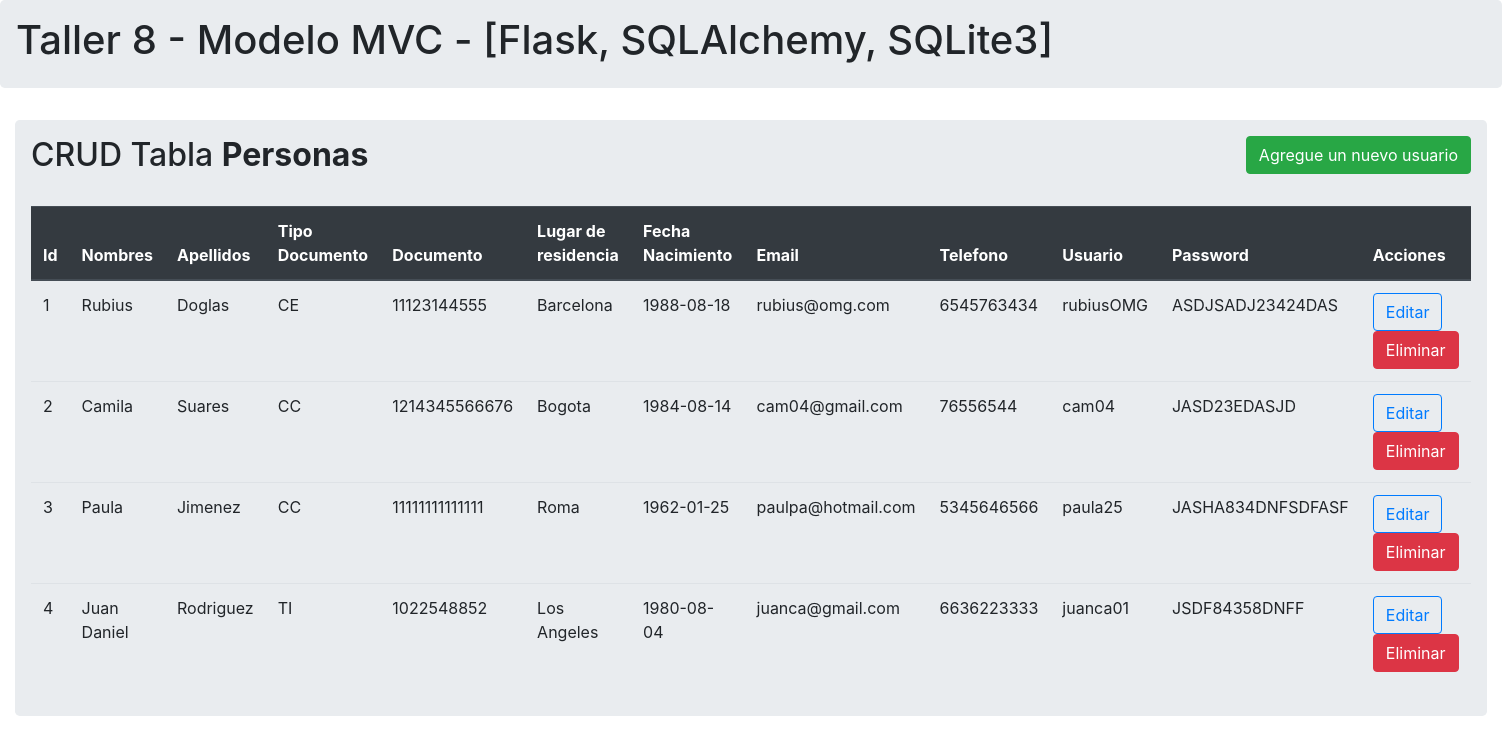
Before: / with the older database file.
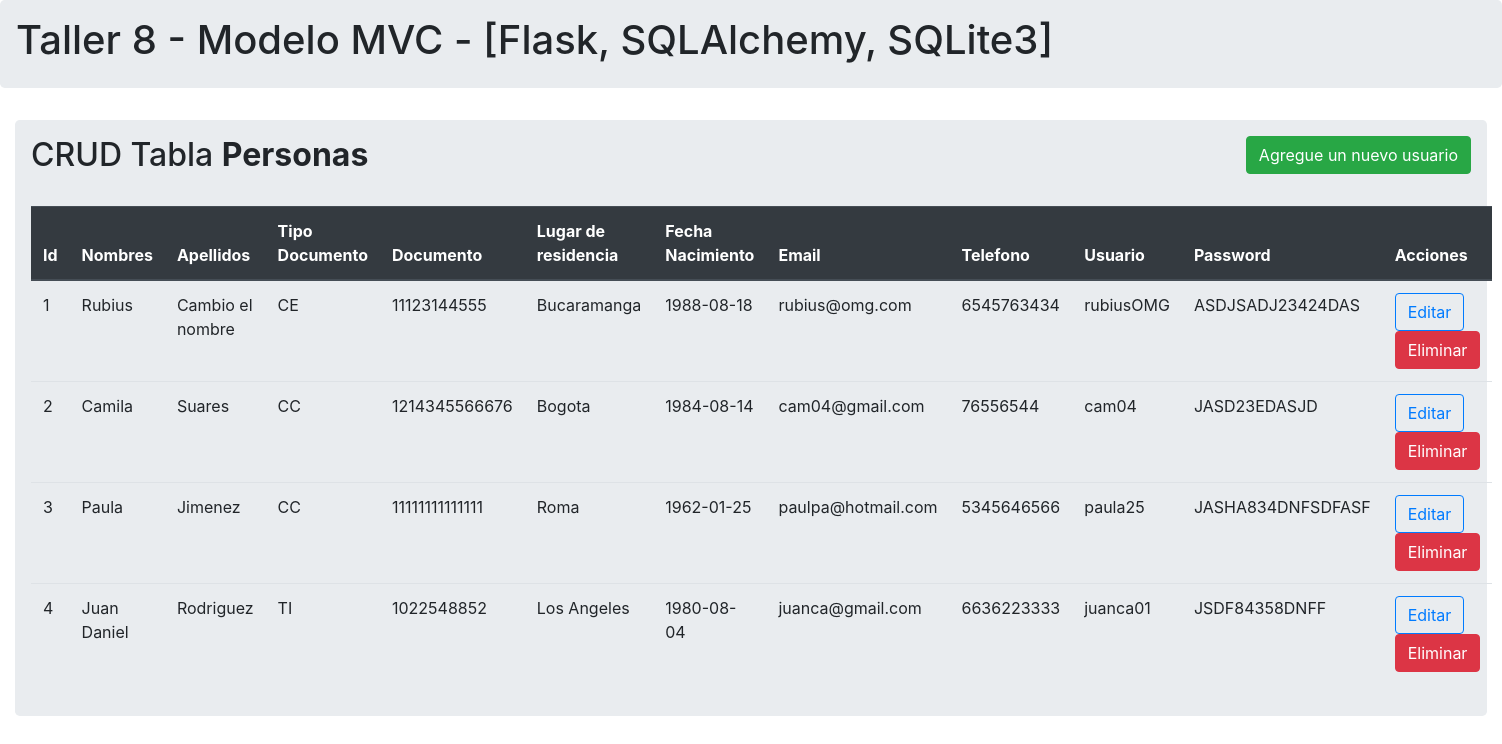
After: the same page with the newer database file.
### modelos.py (models this page shows, shortened)
class Persona(db.Model):
    id = db.Column(db.Integer, primary_key = True)
    nombres = db.Column(db.String(100))
    apellidos = db.Column(db.String(100))
    id_tipodocumento = db.Column(db.Integer , db.ForeignKey('tipodocumento.id'), nullable=False)
    documento = db.Column(db.String(20))
    lugar_residencia = db.Column(db.Integer , db.ForeignKey('ciudad.id') , nullable=False)
    fecha_nacimiento = db.Column(db.String(100))
    email = db.Column(db.String(50))
    telefono = db.Column(db.String(20))
    usuario = db.Column(db.String(25) , unique=True)
    password = db.Column(db.String(25))

class Ciudad(db.Model):
    id = db.Column(db.Integer, primary_key= True )
    nombre = db.Column(db.String(20))
    descripcion = db.Column(db.String(120))
    personas = db.relationship('Persona', backref='ciudad', lazy=True)

### controlador.py (the view)
@app.route('/')
def Index():
    all_data = db.session.query(Persona,Tipodocumento,Ciudad).join(Tipodocumento).join(Ciudad).all()
    documentos_data = Tipodocumento.query.all()
    ciudades = Ciudad.query.all()
    return render_template("index.html.jinja", personas=all_data, documents = documentos_data, cities = ciudades)

### templates/index.html.jinja (shortened to what this page needs)
{% extends 'base.html.jinja' %}
{% block body %}
<div class="container-fluid">
  <div class="row">
    <div class="col lg-12">
      <div class="jumbotron p-3">
        <h2>CRUD Tabla <b>Personas </b><button type="button" class="btn btn-success float-right" data-toggle="modal" data-target="#mymodal">Agregue un nuevo usuario</button></h2>
        <br>
        <table class="table table-hover table-ligth">
          <thead class="thead-dark">
            <tr>
              <th>Id</th>
              <th>Nombres</th>
              <th>Apellidos</th>
              <th>Tipo Documento</th>
              <th>Documento</th>
              <th>Lugar de residencia</th>
              <th>Fecha Nacimiento</th>
              <th>Email</th>
              <th>Telefono</th>
              <th>Usuario</th>
              <th>Password</th>
              <th>Acciones</th>
            </tr>
          </thead>
          {% for row in personas %}
          <tr>
            {% set persona = row.Persona %}
            {% set documento = row.Tipodocumento %}
            {% set ciudad = row.Ciudad %}
            <td>{{persona.id}}</td>
            <td>{{persona.nombres}}</td>
            <td>{{persona.apellidos}}</td>
            <td>{{documento.nombre}}</td>
            <td>{{persona.documento}}</td>
            <td>{{ciudad.nombre}}</td>
            <td>{{persona.fecha_nacimiento}}</td>
            <td>{{persona.email}}</td>
            <td>{{persona.telefono}}</td>
            <td>{{persona.usuario}}</td>
            <td>{{persona.password}}</td>
            <td>
              <a href="" class="btn btn-outline-primary btn-xs" data-toggle="modal" data-target="#modaledit{{persona.id}}">Editar</a>
              <button type="button" class="btn btn-danger btn-xs" data-toggle="modal" data-target="#confirm_eliminar{{persona.id}}">
                Eliminar
              </button>
            </td>
          </tr>
          {% endfor %}
        </table>
      </div>
    </div>
  </div>
</div>
{% endblock %}

Changed rows visible on the page:
no longer on this page (row unchanged): Ciudad: nombre "Barcelona"
changed Persona "Rubius": apellidos "Doglas" → "Cambio el nombre"
now on this page (row unchanged): Ciudad: nombre "Bucaramanga"
